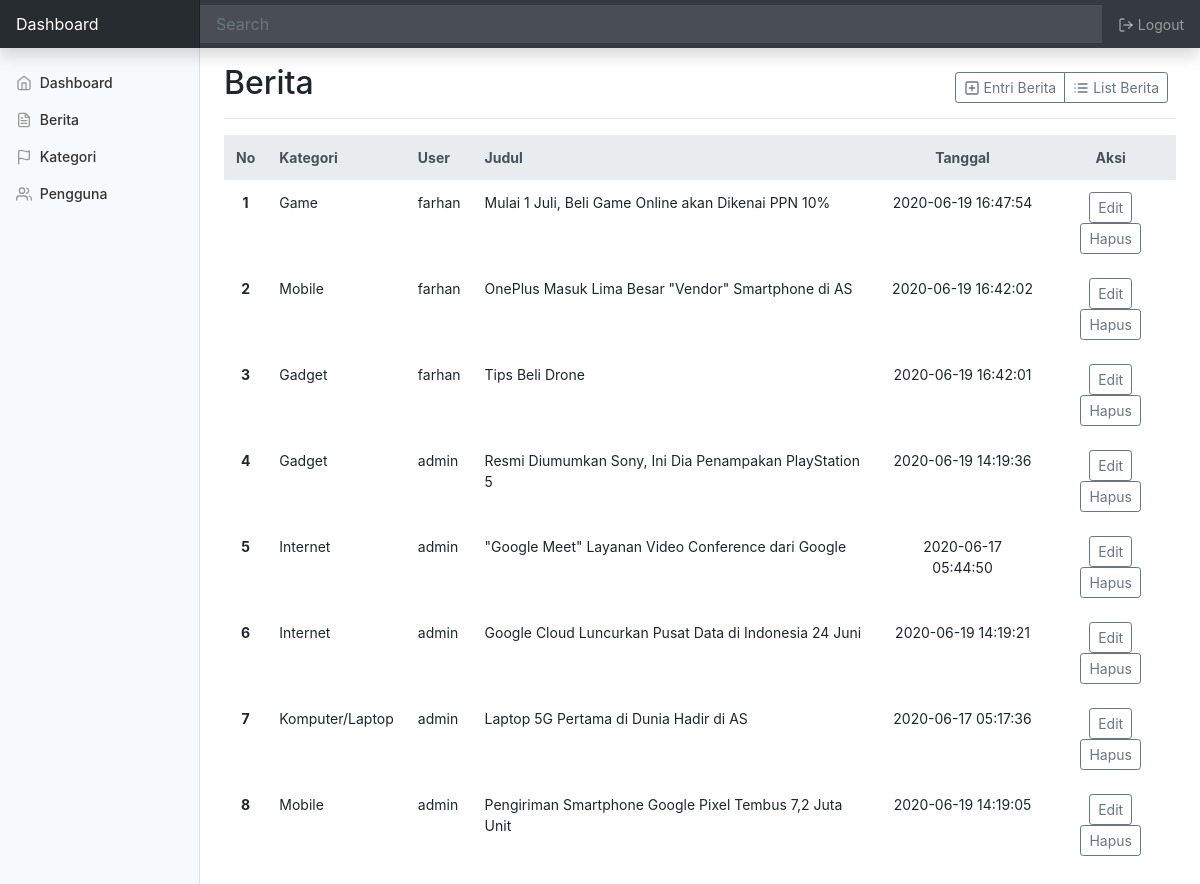
/admin/index.php?page=berita (signed in), run on the app's committed database.
### tables this page shows
CREATE TABLE `berita` (
  `id_berita` int(11) NOT NULL,
  `id_kategori` int(11) DEFAULT NULL,
  `id_user` int(11) DEFAULT NULL,
  `judul` varchar(100) DEFAULT NULL,
  `isi_berita` text DEFAULT NULL,
  `gambar` varchar(100) DEFAULT NULL,
  `tgl_posting` timestamp NOT NULL DEFAULT current_timestamp() ON UPDATE current_timestamp()
);

CREATE TABLE `kategori` (
  `id` int(11) NOT NULL,
  `nama_kategori` varchar(50) DEFAULT NULL,
  `keterangan` varchar(100) DEFAULT NULL
);

CREATE TABLE `user` (
  `id` int(11) NOT NULL,
  `username` varchar(50) DEFAULT NULL,
  `password` varchar(50) DEFAULT NULL,
  `level` varchar(20) DEFAULT NULL
);

### admin/berita.php (the view, shortened to what this page needs)
<div class="d-flex justify-content-between flex-wrap flex-md-nowrap align-items-center pt-3 pb-2 mb-3 border-bottom">
  <h1 class="h2">Berita</h1>
  <div class="btn-toolbar mb-2 mb-md-0">
    <div class="btn-group mr-2">
      <a href="index.php?page=berita&aksi=entri" role="button" class="btn btn-sm btn-outline-secondary"><span data-feather="plus-square"></span> Entri Berita</a>
      <a href="index.php?page=berita&aksi=list" role="button" class="btn btn-sm btn-outline-secondary"><span data-feather="list"></span> List Berita</a>
    </div>
  </div>
</div>
<?php
$aksi = isset($_GET['aksi']) ? $_GET['aksi'] : 'list';
switch ($aksi) {
case 'list':
?>
<table class="table table-borderless">
    <thead class="thead-light">
        <tr>
            <th scope="col"><center>No</center></th>
            <th scope="col">Kategori</th>
            <th scope="col">User</th>
            <th scope="col">Judul</th>
            <th scope="col"><center>Tanggal</center></th>
            <th scope="col"><center>Aksi</center></th>
        </tr>
    </thead>
    <tbody>
        <?php
        include_once('koneksi.php');
        $no = 1;
        $sql = $mysqli->query("SELECT * FROM berita ORDER BY id_berita DESC");
        while ($data = $sql->fetch_array()) {
        $kategori_sql = $mysqli->query("SELECT * FROM kategori WHERE id = $data[id_kategori]");
        $user_sql = $mysqli->query("SELECT * FROM user WHERE id = $data[id_user]");
        $kategori_data = $kategori_sql->fetch_array();
        $user_data = $user_sql->fetch_array(); ?>
        <tr>
            <th scope="row"><?php echo "<center>$no</center>"; ?></th>
            <td><?php echo $kategori_data['nama_kategori'] ?></td>
            <td><?php echo $user_data['username'] ?></td>
            <td><?php echo $data['judul'] ?></td>
            <td><center><?php echo $data['tgl_posting'] ?></center></td>
            <td><center>
                <a href="?page=berita&aksi=edit&id=<?php echo $data['id_berita'] ?>" class="btn btn-sm btn-outline-secondary">Edit</a>
                <a href="aksi_berita.php?page=berita&proses=delete&id=<?php echo $data['id_berita'] ?>" class="btn btn-sm btn-outline-secondary" onclick="return confirm('Yakin akan menghapus data?')">Hapus</a>
            </center></td>
        </tr>
        <?php
        $no++;
        }
        ?>
    </tbody>
</table>
<?php
break;
?>
<?php
}
?>

### assets/css/dashboard.css (style rules this page uses)
body { font-size: .875rem; }
.feather { width: 16px; height: 16px; vertical-align: text-bottom; }

### data on the page
berita: id_kategori.nama_kategori "Game", id_user.username "farhan", judul "Mulai 1 Juli, Beli Game Online akan Dikenai PPN 10%", tgl_posting "2020-06-19 16:47:54"
berita: id_kategori.nama_kategori "Mobile", id_user.username "farhan", judul "OnePlus Masuk Lima Besar \"Vendor\" Smartphone di AS", tgl_posting "2020-06-19 16:42:02"
berita: id_kategori.nama_kategori "Gadget", id_user.username "farhan", judul "Tips Beli Drone", tgl_posting "2020-06-19 16:42:01"
berita: id_kategori.nama_kategori "Gadget", id_user.username "admin", judul "Resmi Diumumkan Sony, Ini Dia Penampakan PlayStation 5", tgl_posting "2020-06-19 14:19:36"
berita: id_kategori.nama_kategori "Internet", id_user.username "admin", judul "\"Google Meet\" Layanan Video Conference dari Google", tgl_posting "2020-06-17 05:44:50"
berita: id_kategori.nama_kategori "Internet", id_user.username "admin", judul "Google Cloud Luncurkan Pusat Data di Indonesia 24 Juni", tgl_posting "2020-06-19 14:19:21"
berita: id_kategori.nama_kategori "Komputer/Laptop", id_user.username "admin", judul "Laptop 5G Pertama di Dunia Hadir di AS", tgl_posting "2020-06-17 05:17:36"
berita: id_kategori.nama_kategori "Mobile", id_user.username "admin", judul "Pengiriman Smartphone Google Pixel Tembus 7,2 Juta Unit", tgl_posting "2020-06-19 14:19:05"
